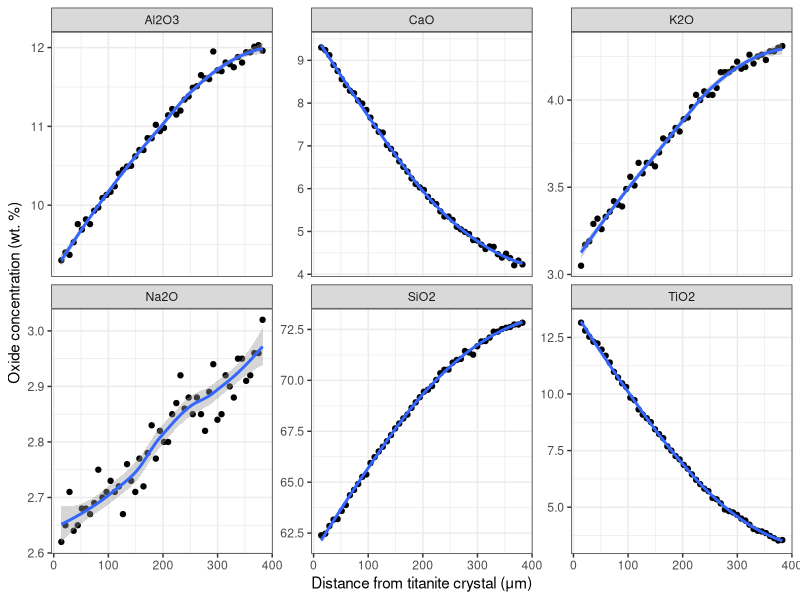
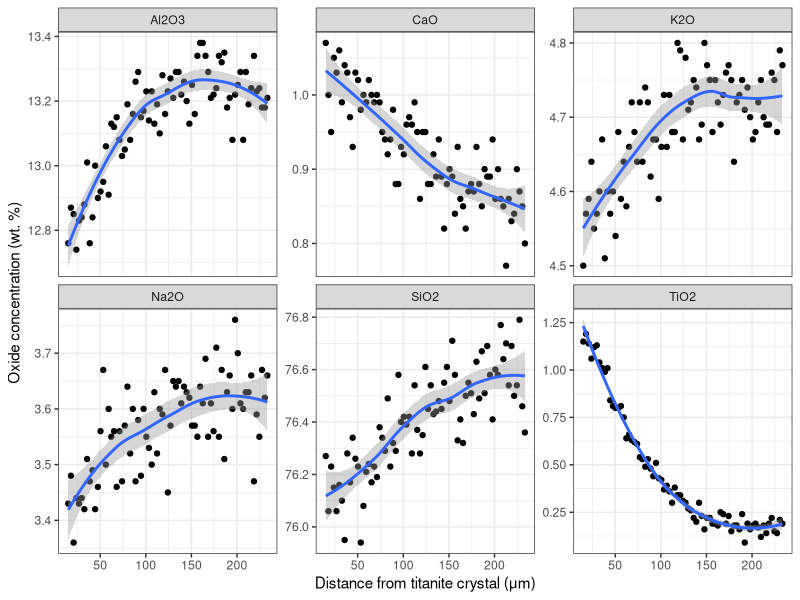
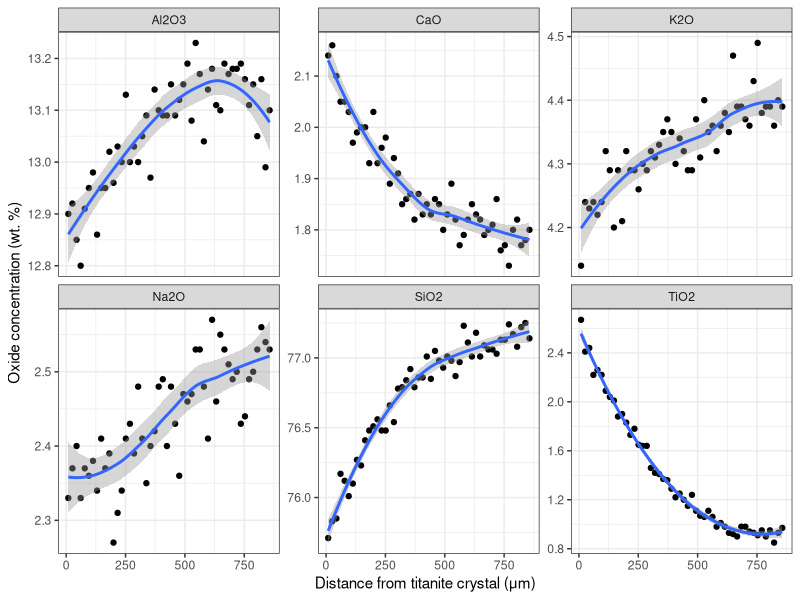
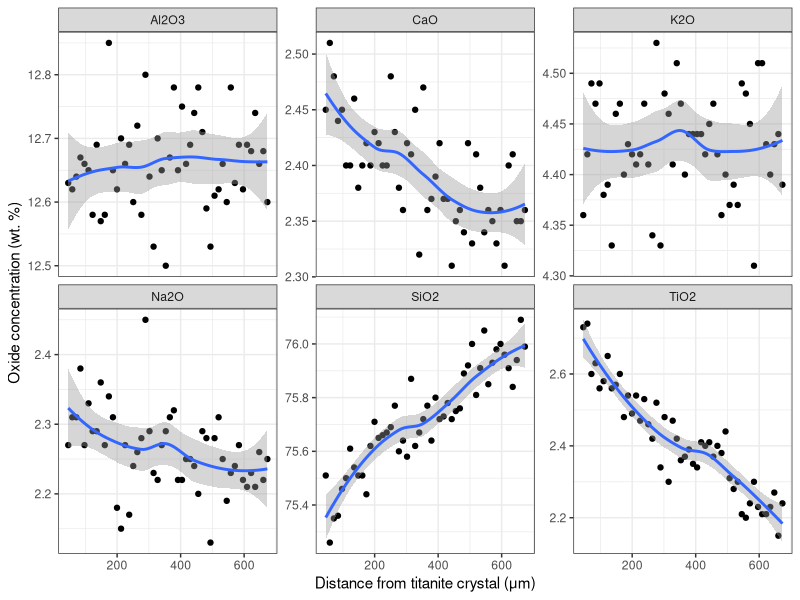
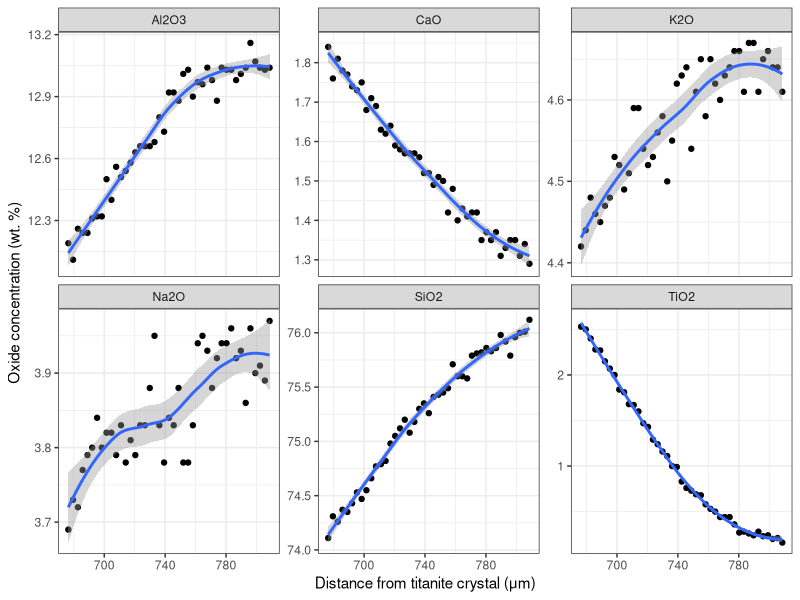
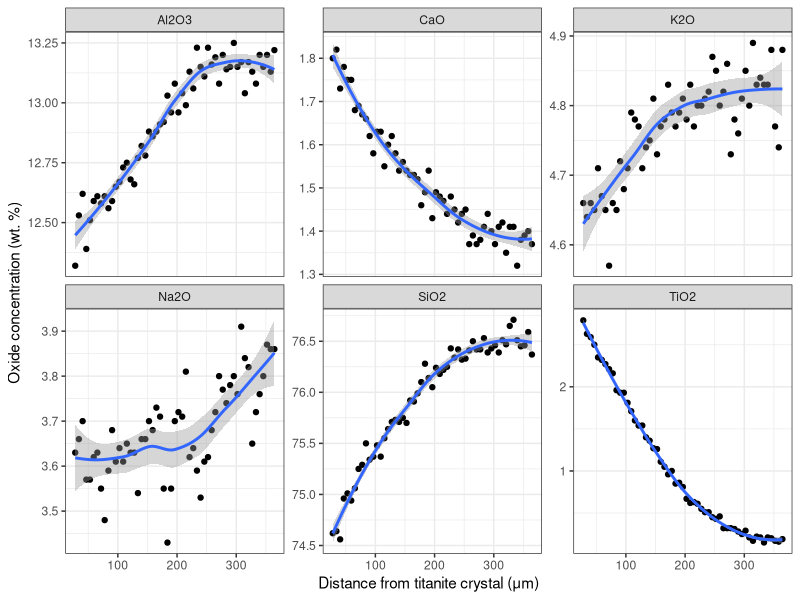
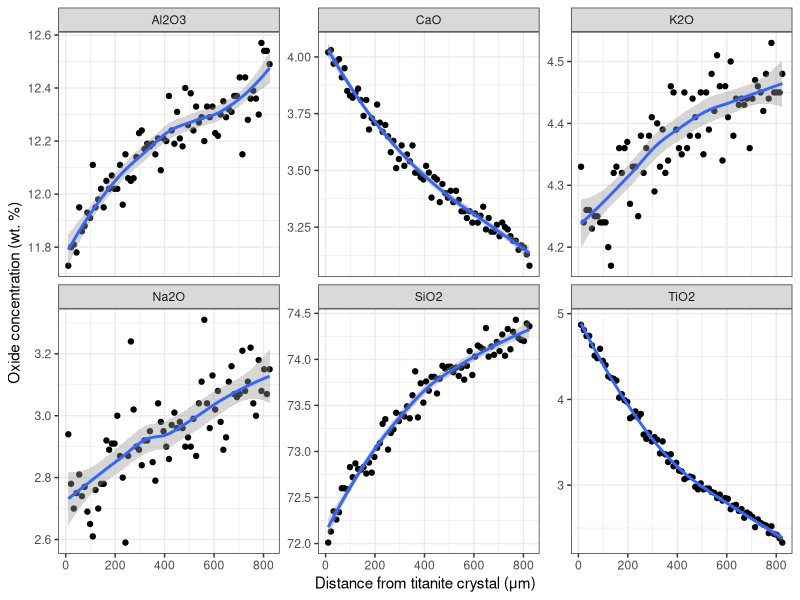
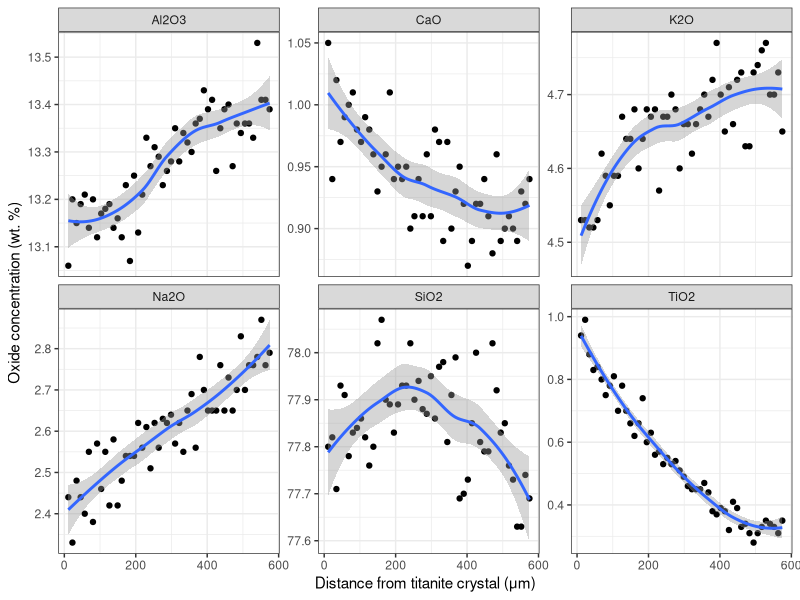

Write the R code that produced these figures, in order.
## ---- chunk 1
# Suppress all error messages
knitr::opts_chunk$set(error = FALSE)
## ---- chunk 2
library(tidyverse)
Diffusion <- read_csv("DiffusionProfilesV3.csv")
DiffusionLong <- Diffusion %>%
  pivot_longer(c("SiO2":"TiO2"), names_to = "Oxide", values_to = "Value")
ExptList <- unique(DiffusionLong$Expt)
## ---- chunk 3
for (i in seq_along(ExptList)) {
  tmp <- filter(DiffusionLong, Expt == ExptList[i])
print(ggplot(tmp, aes(x = x, y = Value)) +
  geom_point() +
  geom_smooth(level=0.95) +
  facet_wrap(facets = vars(Oxide), scales = "free_y") +
  xlab("Distance from titanite crystal (μm)") +
  ylab("Oxide concentration (wt. %)") +
  theme_bw()
)
print(paste(str_c("Experiment ", ExptList[i])))
}
## ---- chunk 4
DiffProf <- read_csv("SpDis12TiO2DiffusionProfile.csv")
print(ggplot(DiffProf, aes(x = x, y = TiO2)) +
  geom_point() +
  geom_smooth() +
  xlab("Distance from titanite crystal (μm)") +
  ylab("TiO2 concentration (wt. %)") +
  theme_bw()
)
print(ggplot(DiffProf, aes(x=x, y = InvTiO2)) +
  geom_point() +
  geom_smooth(method = lm, color = "brown", se = TRUE, level = 0.95) +
  theme_bw() +
  xlab("Distance from titanite crystal (μm)") +
  ylab(bquote(TiO[2] ~erf^{"-1"}~"(1 - Cx/C0)"))
  )
